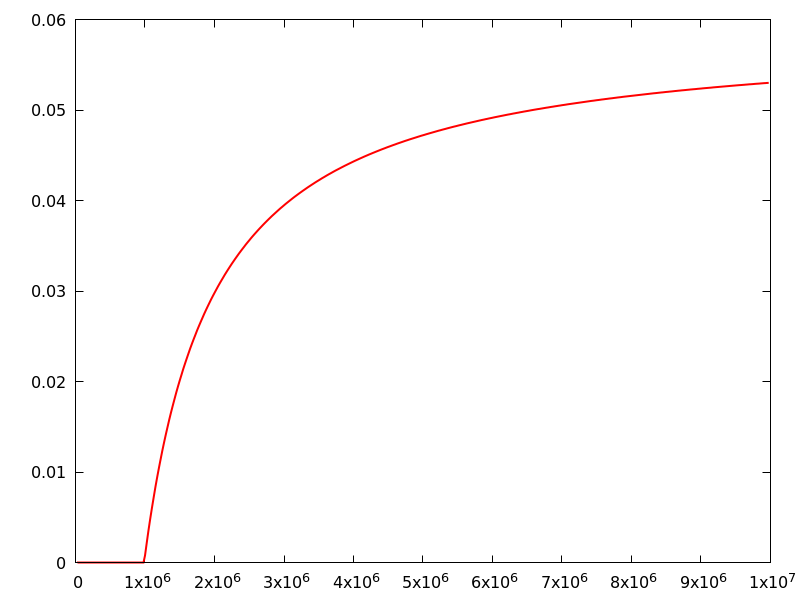

Write gnuplot code to recreate this figure.
#!/usr/bin/gnuplot -persist

set terminal pngcairo size 800,600
set output 'err.png'
plot 'err.dat' with lines linewidth 2 linecolor rgb "red" notitle